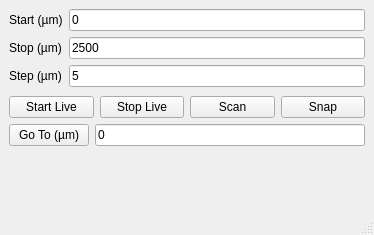
<?xml version="1.0" encoding="UTF-8"?>
<ui version="4.0">
 <class>MainWindow</class>
 <widget class="QMainWindow" name="MainWindow">
  <property name="geometry">
   <rect>
    <x>0</x>
    <y>0</y>
    <width>374</width>
    <height>235</height>
   </rect>
  </property>
  <property name="windowTitle">
   <string>MainWindow</string>
  </property>
  <widget class="QWidget" name="centralwidget">
   <layout class="QVBoxLayout" name="verticalLayout">
    <item>
     <layout class="QFormLayout" name="formLayout">
      <item row="0" column="0">
       <widget class="QLabel" name="label">
        <property name="text">
         <string>Start (µm)</string>
        </property>
       </widget>
      </item>
      <item row="0" column="1">
       <widget class="QLineEdit" name="start_line">
        <property name="text">
         <string>0</string>
        </property>
       </widget>
      </item>
      <item row="1" column="0">
       <widget class="QLabel" name="label_2">
        <property name="text">
         <string>Stop (µm)</string>
        </property>
       </widget>
      </item>
      <item row="1" column="1">
       <widget class="QLineEdit" name="stop_line">
        <property name="text">
         <string>2500</string>
        </property>
       </widget>
      </item>
      <item row="2" column="0">
       <widget class="QLabel" name="label_3">
        <property name="text">
         <string>Step (µm)</string>
        </property>
       </widget>
      </item>
      <item row="2" column="1">
       <widget class="QLineEdit" name="step_line">
        <property name="text">
         <string>5</string>
        </property>
       </widget>
      </item>
     </layout>
    </item>
    <item>
     <layout class="QHBoxLayout" name="horizontalLayout">
      <item>
       <widget class="QPushButton" name="start_live_button">
        <property name="text">
         <string>Start Live</string>
        </property>
       </widget>
      </item>
      <item>
       <widget class="QPushButton" name="stop_live_button">
        <property name="text">
         <string>Stop Live</string>
        </property>
       </widget>
      </item>
      <item>
       <widget class="QPushButton" name="scan_button">
        <property name="text">
         <string>Scan</string>
        </property>
       </widget>
      </item>
      <item>
       <widget class="QPushButton" name="snap_button">
        <property name="text">
         <string>Snap</string>
        </property>
       </widget>
      </item>
     </layout>
    </item>
    <item>
     <layout class="QFormLayout" name="formLayout_2">
      <item row="0" column="0">
       <widget class="QPushButton" name="goto_button">
        <property name="text">
         <string>Go To (µm)</string>
        </property>
       </widget>
      </item>
      <item row="0" column="1">
       <widget class="QLineEdit" name="goto_line">
        <property name="text">
         <string>0</string>
        </property>
       </widget>
      </item>
     </layout>
    </item>
   </layout>
  </widget>
  <widget class="QMenuBar" name="menubar">
   <property name="geometry">
    <rect>
     <x>0</x>
     <y>0</y>
     <width>374</width>
     <height>24</height>
    </rect>
   </property>
  </widget>
  <widget class="QStatusBar" name="statusbar"/>
 </widget>
 <resources/>
 <connections/>
</ui>
